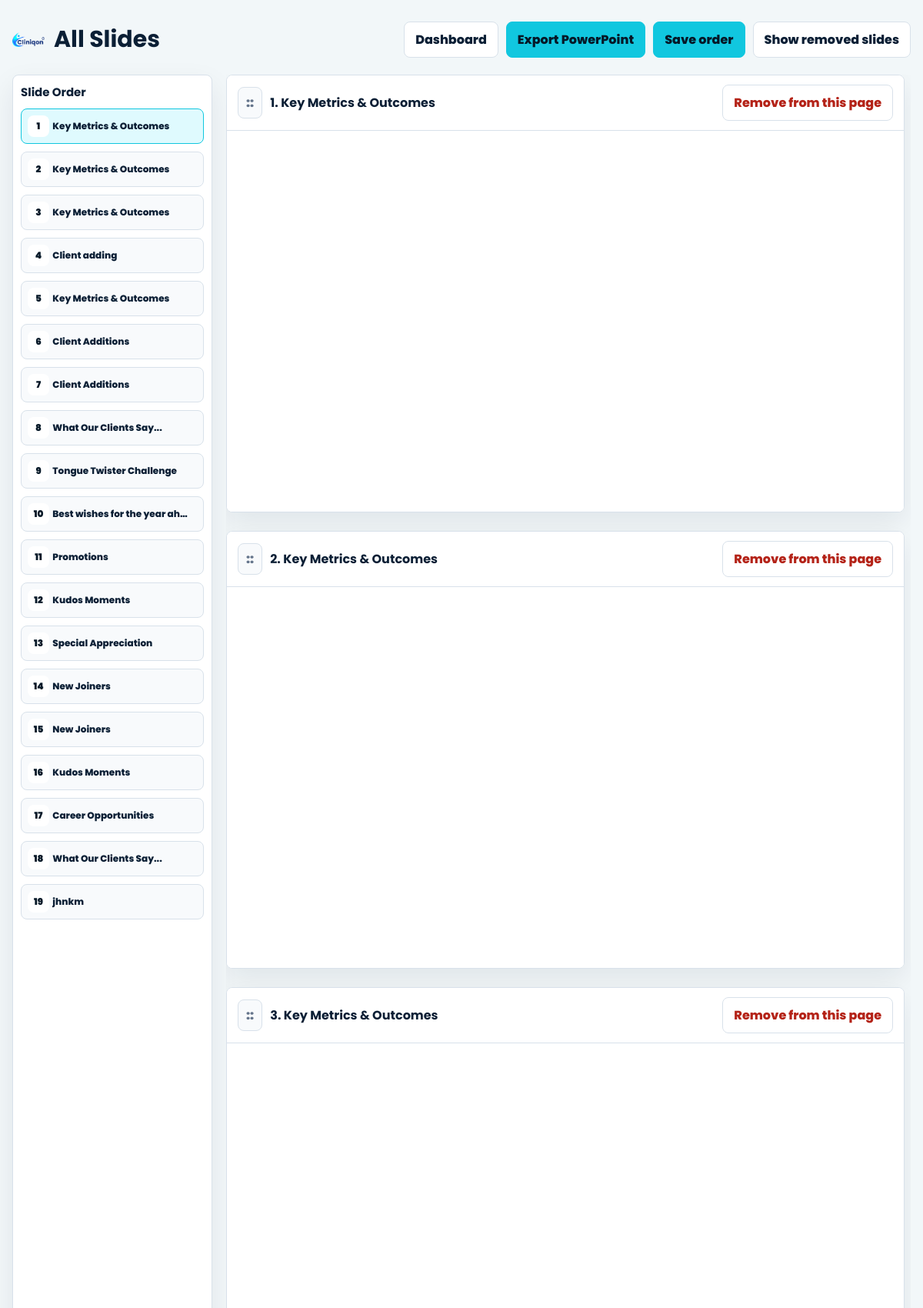
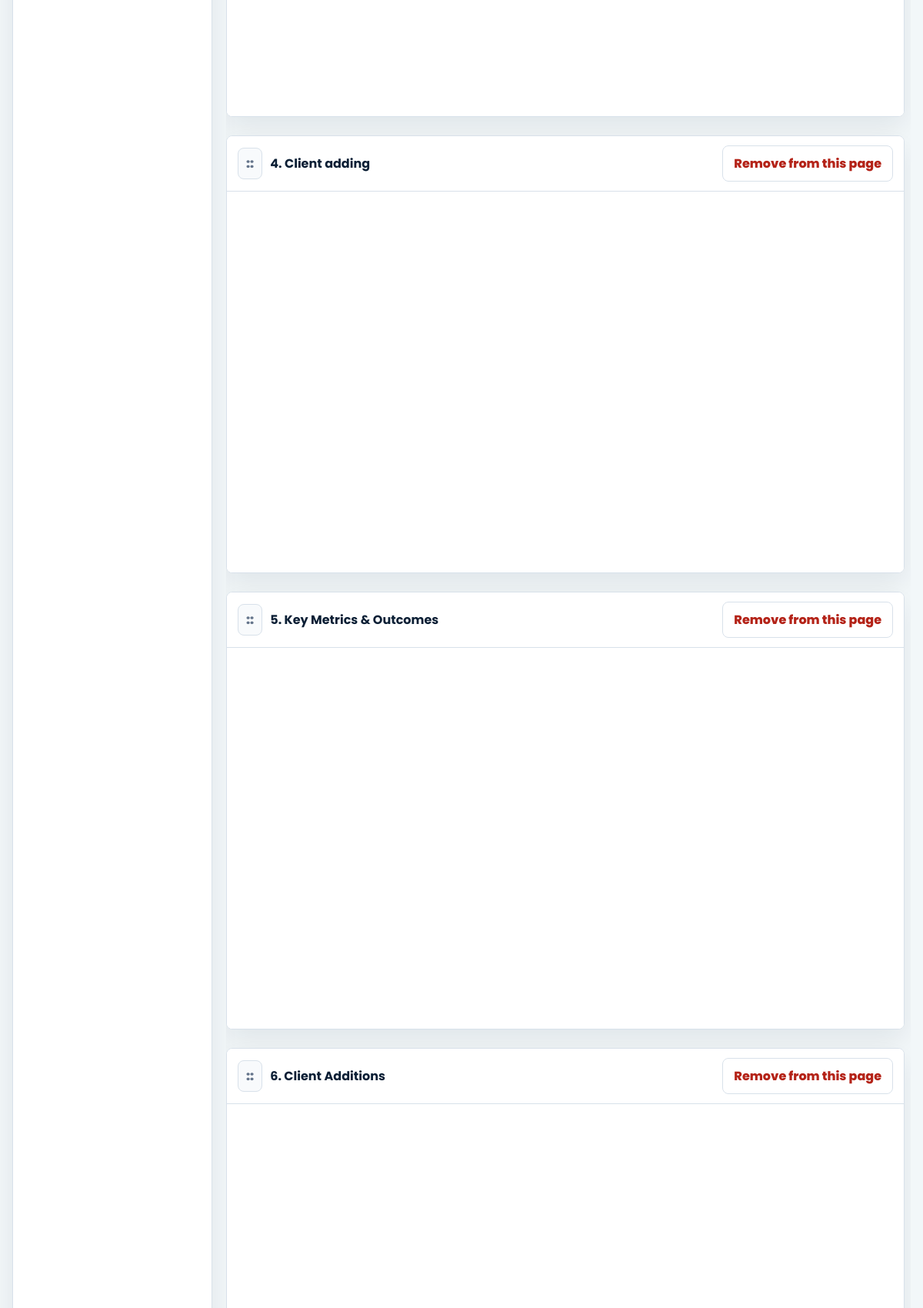
The app's page /slides/ (upper part) with its own data (2 pictures, top to bottom).
### decks/models.py (models this page shows)
class NextPage(models.Model):
    title = models.CharField(max_length=200, default="Key Metrics & Outcomes")
    description = models.CharField(max_length=200, default="Coding - Overall")
    score_title = models.CharField(max_length=100, default="Quality Score")
    score_value = models.CharField(max_length=30, default="97.4%")
    created_at = models.DateTimeField(auto_now_add=True)
    class Meta:
        ordering = ["-created_at"]
        verbose_name = "next page"
        verbose_name_plural = "next pages"
    def __str__(self):
        return self.title

class AgencyPage(models.Model):
    title = models.CharField(max_length=200, default="Client Additions")
    content = models.TextField(default="New clients, strong partnerships, and a pipeline that keeps moving forward.")
    created_at = models.DateTimeField(auto_now_add=True)
    class Meta:
        ordering = ["-created_at"]
        verbose_name = "agency page"
        verbose_name_plural = "agency pages"
    def __str__(self):
        return self.title

class BulletPage(models.Model):
    title = models.CharField(max_length=200, default="Key Metrics & Outcomes")
    description = models.CharField(max_length=200, default="RCM")
    created_at = models.DateTimeField(auto_now_add=True)
    class Meta:
        ordering = ["-created_at"]
        verbose_name = "bullet page"
        verbose_name_plural = "bullet pages"
    def __str__(self):
        return self.title

class ClientDatePage(models.Model):
    title = models.CharField(max_length=200, default="Client Additions")
    content = models.TextField(default="New clients, strong partnerships, and a pipeline that keeps moving forward.")
    description = models.CharField(max_length=200, default="RCM")
    created_at = models.DateTimeField(auto_now_add=True)
    class Meta:
        ordering = ["-created_at"]
        verbose_name = "client date page"
        verbose_name_plural = "client date pages"
    def __str__(self):
        return self.title

class ClientSaysPage(models.Model):
    heading = models.CharField(max_length=200, default="What Our Clients Say...")
    client_description = models.TextField()
    client_name = models.CharField(max_length=200, help_text="Client or agency name shown under the quote.")
    created_at = models.DateTimeField(auto_now_add=True)
    class Meta:
        ordering = ["-created_at"]
        verbose_name = "client says page"
        verbose_name_plural = "client says pages"
    def __str__(self):
        return self.heading

class GalleryPage(models.Model):
    caption = models.CharField(max_length=200, default="Tongue Twister Challenge")
    created_at = models.DateTimeField(auto_now_add=True)
    class Meta:
        ordering = ["-created_at"]
        verbose_name = "gallery page"
        verbose_name_plural = "gallery pages"
    def __str__(self):
        return self.caption

class CaptionSlidePage(models.Model):
    caption = models.CharField(max_length=200, default="Best wishes for the year ahead!")
    created_at = models.DateTimeField(auto_now_add=True)
    class Meta:
        ordering = ["-created_at"]
        verbose_name = "caption slide page"
        verbose_name_plural = "caption slide pages"
    def __str__(self):
        return self.caption

class PromotionsPage(models.Model):
    title = models.CharField(max_length=200, default="Promotions")
    caption = models.CharField(max_length=200, default="Rising to new heights")
    created_at = models.DateTimeField(auto_now_add=True)
    class Meta:
        ordering = ["-created_at"]
        verbose_name = "promotions page"
        verbose_name_plural = "promotions pages"
    def __str__(self):
        return self.title

class KudosMomentPage(models.Model):
    CARDS_ONLY = "cards_only"
    IMAGE_WITH_CARDS = "image_with_cards"
    DISPLAY_CHOICES = [
        (CARDS_ONLY, "Cards only"),
        (IMAGE_WITH_CARDS, "Image with cards"),
    ]
    title = models.CharField(max_length=200, default="Kudos Moments")
    display_type = models.CharField(max_length=30, choices=DISPLAY_CHOICES, default=IMAGE_WITH_CARDS)
    image = models.ImageField(upload_to="kudos_moments/", blank=True)
    name = models.CharField(max_length=200, blank=True, default="")
    designation = models.CharField(max_length=200, blank=True, default="")
    created_at = models.DateTimeField(auto_now_add=True)
    class Meta:
        ordering = ["-created_at"]
        verbose_name = "kudos moment page"
        verbose_name_plural = "kudos moment pages"
    def __str__(self):
        return self.title

class SpecialAppreciationPage(models.Model):
    title = models.CharField(max_length=200, default="Special Appreciation")
    image = models.ImageField(upload_to="special_appreciations/")
    name = models.CharField(max_length=200)
    designation = models.CharField(max_length=200)
    content = models.TextField()
    author = models.CharField(max_length=200, blank=True, default="")
    created_at = models.DateTimeField(auto_now_add=True)
    class Meta:
        ordering = ["-created_at"]
        verbose_name = "special appreciation page"
        verbose_name_plural = "special appreciation pages"
    def __str__(self):
        return self.title

class NewJoinersPage(models.Model):
    title = models.CharField(max_length=200, default="New Joiners")
    caption = models.CharField(max_length=200, default="Welcome aboard! Glad to have you with us!")
    created_at = models.DateTimeField(auto_now_add=True)
    class Meta:
        ordering = ["-created_at"]
        verbose_name = "new joiners page"
        verbose_name_plural = "new joiners pages"
    def __str__(self):
        return self.title

class KudosBulletMomentPage(models.Model):
    CARDS_ONLY = "cards_only"
    IMAGE_WITH_CARDS = "image_with_cards"
    DISPLAY_CHOICES = [
        (CARDS_ONLY, "Cards only"),
        (IMAGE_WITH_CARDS, "Image with cards"),
    ]
    title = models.CharField(max_length=200, default="Kudos Moments")
    display_type = models.CharField(max_length=30, choices=DISPLAY_CHOICES, default=IMAGE_WITH_CARDS)
    image = models.ImageField(upload_to="kudos_bullet_moments/", blank=True)
    name = models.CharField(max_length=200, blank=True, default="")
    designation = models.CharField(max_length=200, blank=True, default="")
    created_at = models.DateTimeField(auto_now_add=True)
    class Meta:
        ordering = ["-created_at"]
        verbose_name = "kudos bullet moment page"
        verbose_name_plural = "kudos bullet moment pages"
    def __str__(self):
        return self.title

class CareerOpportunityPage(models.Model):
    title = models.CharField(max_length=200, default="Career Opportunities")
    content = models.TextField(
        default="Expanding our talent horizon, building high-impact teams, and creating space for the next generation of leaders."
    )
    created_at = models.DateTimeField(auto_now_add=True)
    class Meta:
        ordering = ["-created_at"]
        verbose_name = "career opportunity page"
        verbose_name_plural = "career opportunity pages"
    def __str__(self):
        return self.title

class FirstPage(models.Model):
    MONTH_CHOICES = [
        (1, "January"),
        (2, "February"),
        (3, "March"),
        (4, "April"),
        (5, "May"),
        (6, "June"),
        (7, "July"),
        (8, "August"),
        (9, "September"),
        (10, "October"),
        (11, "November"),
        (12, "December"),
    ]
    title = models.CharField(max_length=200)
    description = models.TextField()
    year = models.PositiveIntegerField(default=current_year)
    month = models.PositiveSmallIntegerField(choices=MONTH_CHOICES, default=current_month)
    created_at = models.DateTimeField(auto_now_add=True)
    class Meta:
        ordering = ["-created_at"]
        verbose_name = "first page"
        verbose_name_plural = "first pages"
    def __str__(self):
        return self.title

### decks/views.py (the view)
# urls.py: path("slides/", views.all_slides_view, name="all_slides"),
def all_slides_view(request):
    slides = get_visible_ordered_slides()
    return render(request, "decks/all_slides.html", {"slides": slides})

### decks/templates/decks/all_slides.html (shortened to what this page needs)
{% load static %}
<!DOCTYPE html>
<html lang="en">
<head>
</head>
<body>
    <main class="shell">
        <div class="topbar">
            <div class="brand">
                <img src="{% static 'decks/img/image (12).png' %}" alt="Cliniqon">
                <h1>All Slides</h1>
            </div>
            <div class="actions">
                <a class="button" href="{% url 'dashboard' %}">Dashboard</a>
                <form id="export-form" method="post" action="{% url 'export_slides_powerpoint' %}">
                    <button class="button primary" type="submit">Export PowerPoint</button>
                </form>
                <form id="order-form" method="post" action="{% url 'save_slide_order' %}">
                    <button class="button primary" type="submit">Save order</button>
                </form>
                <form method="post" action="{% url 'reset_removed_slides' %}">
                    <button class="button" type="submit">Show removed slides</button>
                </form>
            </div>
        </div>
        <div class="workspace">
            <aside class="preview-rail" aria-label="Slide order preview">
                <h2>Slide Order</h2>
                <div class="mini-list" id="mini-list">
                    {% for slide in slides %}
                        <a class="mini-slide" href="#slide-{{ slide.type }}-{{ slide.id }}" draggable="true" data-slide-key="{{ slide.type }}:{{ slide.id }}">
                            <span class="mini-number">{{ forloop.counter }}</span>
                            <span class="mini-title">{{ slide.title }}</span>
                        </a>
                    {% empty %}
                        <p class="empty">No slides yet.</p>
                    {% endfor %}
                </div>
            </aside>
            <div class="deck-scroll" id="deck-scroll">
                <section class="deck" id="slide-deck">
                    {% for slide in slides %}
                        <article class="slide-card" id="slide-{{ slide.type }}-{{ slide.id }}" data-slide-key="{{ slide.type }}:{{ slide.id }}">
                            <div class="slide-header">
                                <div class="slide-title">
                                    <button class="drag-handle" type="button" draggable="true" aria-label="Drag slide">::</button>
                                    <h2><span class="slide-number">{{ forloop.counter }}</span>. {{ slide.title }}</h2>
                                </div>
                                <form method="post" action="{% url 'remove_slide_from_view' %}">
                                    <button class="button remove" type="submit">Remove from this page</button>
                                </form>
                            </div>
                            <div class="slide-frame-shell">
                                <iframe class="slide-frame" src="{% url slide.detail_url_name slide.id %}" title="{{ slide.title }}" loading="lazy"></iframe>
                            </div>
                        </article>
                    {% empty %}
                        <div class="empty">
                            No slides to show. Use the dashboard to add slides, or show removed slides.
                        </div>
                    {% endfor %}
                </section>
            </div>
        </div>
    </main>
</body>
</html>

### decks/templates/decks/all_slides.html (style rules this page uses)
:root { --ink: #0b1f35; --muted: #64748b; --line: #d8e1ea; --accent: #11c7df; --panel: #ffffff; --wash: #f2f7f9; --danger: #b42318; }
* { box-sizing: border-box; }
body { margin: 0; min-height: 100vh; color: var(--ink); background: var(--wash); font-family: "Poppins", Arial, Helvetica, sans-serif; }
.shell { width: min(1280px, calc(100% - 32px)); margin: 0 auto; padding: 28px 0 40px; }
.topbar { display: flex; align-items: center; justify-content: space-between; gap: 16px; margin-bottom: 22px; }
.brand { display: flex; align-items: center; gap: 12px; }
.brand img { width: 42px; height: 42px; object-fit: contain; }
h1 { margin: 0; font-size: 30px; }
.actions { display: flex; gap: 10px; flex-wrap: wrap; }
.button { display: inline-flex; align-items: center; justify-content: center; border: 1px solid var(--line); border-radius: 8px; padding: 10px 14px; color: var(--ink); background: #fff; font: inherit; font-weight: 800; text-decoration: none; cursor: pointer; }
.button.remove { color: var(--danger); }
.button.primary { border-color: var(--accent); background: var(--accent); color: #061827; }
.deck { display: grid; gap: 24px; min-width: 0; }
.workspace { display: grid; grid-template-columns: 260px minmax(0, 1fr); gap: 18px; align-items: start; height: calc(100vh - 118px); min-height: 560px; }
.preview-rail { height: 100%; overflow: auto; border: 1px solid var(--line); border-radius: 8px; padding: 10px; background: #fff; box-shadow: 0 14px 36px rgba(11, 31, 53, 0.08); }
.preview-rail h2 { margin: 0 0 10px; font-size: 15px; }
.mini-list { display: grid; gap: 10px; }
.mini-slide { display: block; border: 1px solid var(--line); border-radius: 8px; padding: 8px; color: var(--ink); background: #f8fafc; text-decoration: none; cursor: grab; }
.mini-slide.is-active { border-color: var(--accent); background: #dffafe; }
.mini-number { display: inline-grid; place-items: center; width: 28px; height: 28px; border-radius: 8px; background: #fff; color: #061827; font-size: 12px; font-weight: 900; }
.mini-title { overflow: hidden; text-overflow: ellipsis; white-space: nowrap; display: inline-block; max-width: calc(100% - 40px); vertical-align: middle; font-size: 12px; font-weight: 800; }
.mini-thumb, .slide-frame-shell { position: relative; overflow: hidden; aspect-ratio: 16 / 9; background: #fff; }
.mini-thumb iframe, .slide-frame { position: absolute; inset: 0 auto auto 0; width: 1200px; height: 675px; border: 0; background: #fff; transform-origin: 0 0; }
.deck-scroll { height: 100%; overflow: auto; padding-right: 8px; scroll-behavior: smooth; }
.slide-card { width: 100%; border: 1px solid var(--line); border-radius: 8px; background: var(--panel); box-shadow: 0 14px 36px rgba(11, 31, 53, 0.08); overflow: hidden; }
.slide-header { display: flex; align-items: center; justify-content: space-between; gap: 14px; padding: 12px 14px; border-bottom: 1px solid var(--line); background: #fff; }
.slide-title { display: flex; align-items: center; gap: 10px; }
.drag-handle { border: 1px solid var(--line); border-radius: 8px; padding: 7px 10px; color: var(--muted); background: #f8fafc; font: inherit; font-weight: 900; cursor: grab; }
.slide-header h2 { margin: 0; font-size: 16px; }
.slide-frame { transform: scale(var(--slide-scale, 1)); }

### records on screen
NextPage: title "Key Metrics & Outcomes"
NextPage: title "Key Metrics & Outcomes"
NextPage: title "Key Metrics & Outcomes"
AgencyPage: title "Client adding"
BulletPage: title "Key Metrics & Outcomes"
AgencyPage: title "Client Additions"
ClientDatePage: title "Client Additions"
ClientSaysPage: title "What Our Clients Say..."
GalleryPage: title "Tongue Twister Challenge"
CaptionSlidePage: title "Best wishes for the year ah…"
PromotionsPage: title "Promotions"
KudosMomentPage: title "Kudos Moments"
SpecialAppreciationPage: title "Special Appreciation"
NewJoinersPage: title "New Joiners"
NewJoinersPage: title "New Joiners"
KudosBulletMomentPage: title "Kudos Moments"
CareerOpportunityPage: title "Career Opportunities"
ClientSaysPage: title "What Our Clients Say..."
FirstPage: title "jhnkm"
